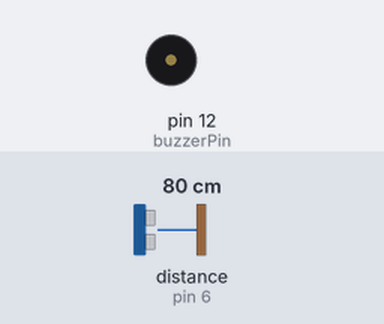
Bench run of a sketch on a simulated Arduino Uno, built with avr-gcc and run on an emulated ATmega328P. On the bench: buzzer (waves = sounding). Wiring (inferred from the names in the program): ultrasonic range finder: trigger pin 7; echo pin 6. The test bench sets the inputs (shaded band); at power-on: distance to the obstacle (sensor on pin 6) 80 cm. The echo pulse lasts 58.3 µs per cm.

Above: at 1.2 s.
1.3 s: distance to the obstacle (sensor on pin 6) set to 2 cm
At 1.55 s:
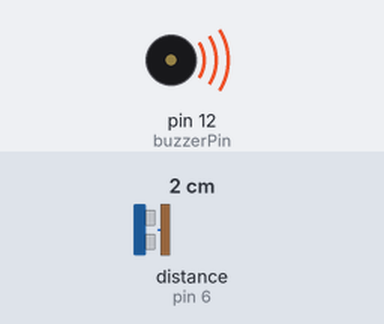
4.3 s: distance to the obstacle (sensor on pin 6) set to 4 cm
At 4.52 s:
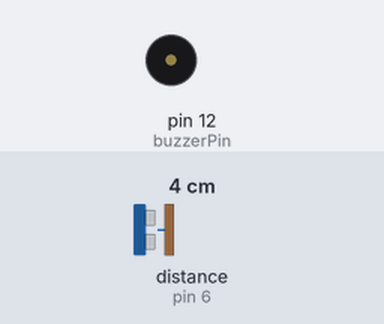
Timing chart, 0 to 13.3 s (numbered marks = the images above; inputs shaded):
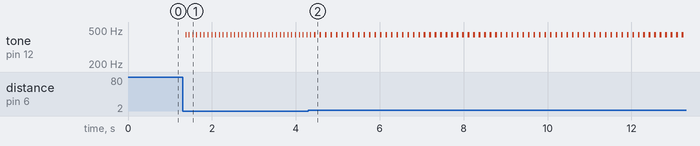

The sketch:

park_sensoru.ino
```cpp
#define echoPin 6
#define trigPin 7
#define buzzerPin 12

int maximumRange = 30;
int minimumRange = 0;

void setup() {
  pinMode(trigPin, OUTPUT);
  pinMode(echoPin, INPUT);
  pinMode(buzzerPin, OUTPUT);

}

void loop() {

  int measure = distance(maximumRange, minimumRange);
  melodi(measure*10);

}

int distance(int maxrange, int minrange)

{
  long duration, distance;

  digitalWrite(trigPin, LOW);
  delayMicroseconds(2);
  digitalWrite(trigPin, HIGH);
  delayMicroseconds(10);
  digitalWrite(trigPin, LOW);

  duration = pulseIn(echoPin, HIGH);
  distance = duration / 58.2;
  delay(50);

  if(distance >= maxrange || distance <= minrange)
  return 0;
  return distance;
}

int melodi(int dly)
{
  tone(buzzerPin, 440);
  delay(dly);
  noTone(buzzerPin);
  delay(dly);

}
```

Measured:
- after the input at 1.3 s, tone on pin 12 (buzzerPin): alternates 440 Hz for 0.02 s and silent for 0.07 s, starting after 0.08 s
- after the input at 4.3 s, tone on pin 12 (buzzerPin): alternates 440 Hz for 0.04 s and silent for 0.09 s, starting after 0.27 s
